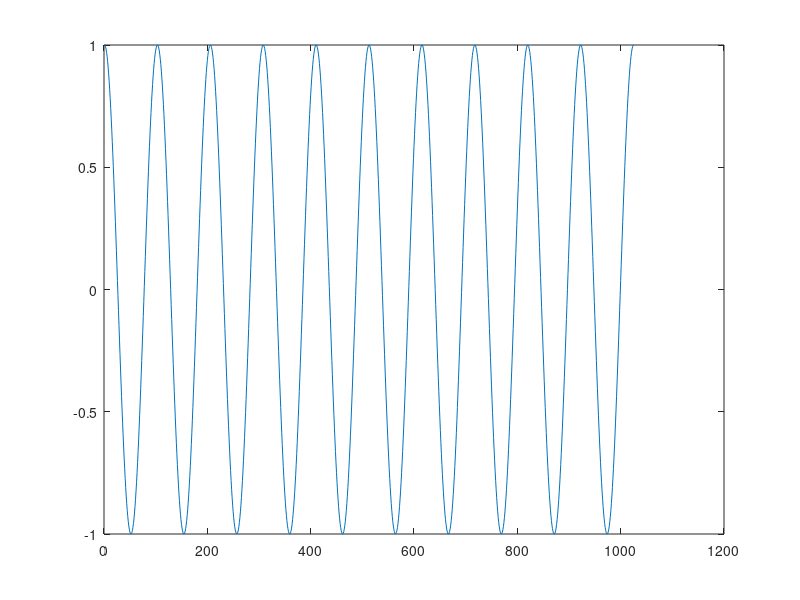
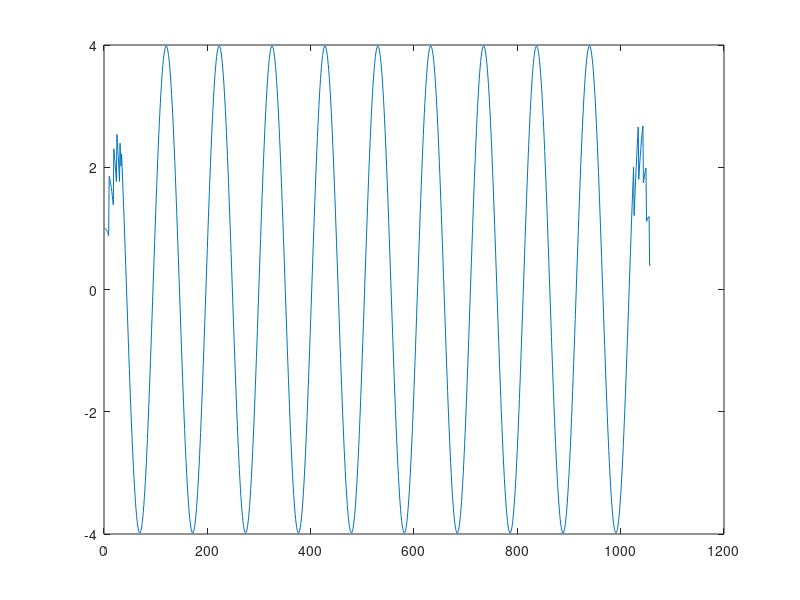

Source code (MATLAB) for these figures, in order:
clc
clear all
close all

N=1024;
fc=10;
x=cos(2*pi*fc*(0:N)/N);
plot(x)


h=[1,0,0,0,0,0,0,0,0,1,0,0,0,0,0,0,0,0,1,0,0,0,0,0,0.9,0,0,0,0,0,0.8,0,0,0.4];

y=filter(h,1,x);
y1=conv(h,x);

figure()
plot(y1)